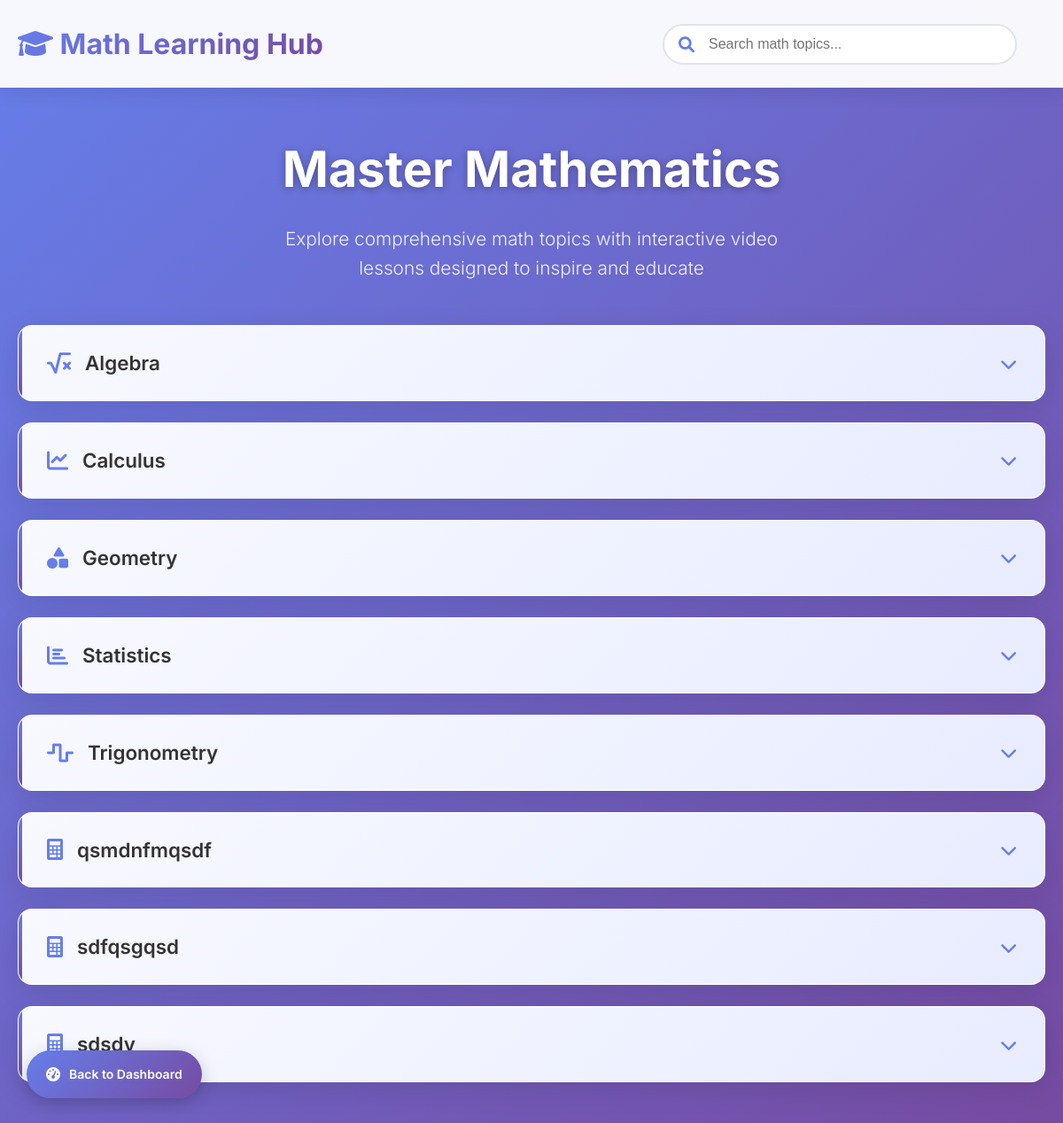
Screenshot of /math/ (signed in) with the database file from the repository.
### app/models.py (models this page shows, shortened)
class MathCourse(models.Model):
    name_of_course = models.CharField(max_length=200, verbose_name="Course Name")
    name_of_chapter = models.CharField(max_length=200, verbose_name="Chapter Name")
    video_title = models.CharField(max_length=200, verbose_name="Video Title")
    video_url = models.URLField(verbose_name="Video URL")
    video_duration = models.CharField(max_length=10, blank=True, help_text="Format: MM:SS")
    description = models.TextField(blank=True)
    order = models.PositiveIntegerField(default=0, help_text="Order within chapter")
    is_active = models.BooleanField(default=True)
    created_by = models.ForeignKey(CustomUser, on_delete=models.CASCADE, limit_choices_to={'is_teacher': True})
    created_at = models.DateTimeField(auto_now_add=True)
    updated_at = models.DateTimeField(auto_now=True)
    class Meta:
        ordering = ['name_of_course', 'name_of_chapter', 'order']
        verbose_name = "Math Course Video"
        verbose_name_plural = "Math Course Videos"

### app/views.py (the view)
# urls.py: path('math/', views.math, name='math'),
@login_required(login_url='login')
def math(request):
    if not request.user.can_access_math:
        messages.error(request, 'You do not have access to Math courses. Please contact your teacher.')
        return redirect('subject_unavailable', subject_name='Math')
    math_videos = MathCourse.objects.filter(is_active=True).order_by('name_of_course', 'name_of_chapter', 'order')
    organized_videos = {}
    for video in math_videos:
        course_name = video.name_of_course
        chapter_name = video.name_of_chapter
        if course_name not in organized_videos:
            organized_videos[course_name] = {}
        if chapter_name not in organized_videos[course_name]:
            organized_videos[course_name][chapter_name] = []
        organized_videos[course_name][chapter_name].append(video)
    context = {
        'organized_videos': organized_videos,
        'subject': 'Mathematics'
    }
    return render(request, 'math.html', context)

### app/templates/math.html (shortened to what this page needs)
<!DOCTYPE html>
<html lang="en">
<head>
    <link href="https://cdnjs.cloudflare.com/ajax/libs/font-awesome/6.0.0/css/all.min.css" rel="stylesheet">
</head>
<body>
    <header class="header">
        <div class="container">
            <div class="header-content">
                <div class="logo">
                    <i class="fas fa-graduation-cap"></i> Math Learning Hub
                </div>
                <div class="search-container">
                    <i class="fas fa-search search-icon"></i>
                    <input type="text" class="search-box" placeholder="Search math topics..." id="searchInput">
                </div>
            </div>
        </div>
    </header>
    <main class="main-content">
        <div class="container">
            <section class="hero-section">
                <h1 class="hero-title">Master Mathematics</h1>
                <p class="hero-subtitle">Explore comprehensive math topics with interactive video lessons designed to inspire and educate</p>
            </section>
            <section class="topics-grid" id="topicsGrid">
                {% if organized_videos %}
                    {% for course_name, chapters in organized_videos.items %}
                    <div class="topic-card fade-in" data-topic="{{ course_name|lower }}">
                        <div class="topic-header">
                            <div class="topic-title">
                                {% if 'algebra' in course_name|lower %}
                                    <i class="fas fa-square-root-alt topic-icon"></i>
                                {% elif 'calculus' in course_name|lower %}
                                    <i class="fas fa-chart-line topic-icon"></i>
                                {% elif 'geometry' in course_name|lower %}
                                    <i class="fas fa-shapes topic-icon"></i>
                                {% elif 'trigonometry' in course_name|lower %}
                                    <i class="fas fa-wave-square topic-icon"></i>
                                {% elif 'statistics' in course_name|lower %}
                                    <i class="fas fa-chart-bar topic-icon"></i>
                                {% else %}
                                    <i class="fas fa-calculator topic-icon"></i>
                                {% endif %}
                                {{ course_name }}
                            </div>
                            <i class="fas fa-chevron-down expand-icon"></i>
                        </div>
                    </div>
                    {% endfor %}
                {% else %}
                <div class="empty-state">
                    <i class="fas fa-video"></i>
                    <h3>No Math Courses Available</h3>
                    <p>Math courses haven't been added yet. Check back later or contact your teacher.</p>
                </div>
                {% endif %}
            </section>
        </div>
    </main>
    <a href="{% url 'dashboard' %}" class="back-dashboard-btn">
        <i class="fas fa-tachometer-alt"></i>
        Back to Dashboard
    </a>
</body>
</html>

### app/templates/math.html (style rules this page uses)
* { margin: 0; padding: 0; box-sizing: border-box; }
body { font-family: 'Inter', sans-serif; background: linear-gradient(135deg, #667eea 0%, #764ba2 100%); min-height: 100vh; color: #333; line-height: 1.6; }
.container { max-width: 1200px; margin: 0 auto; padding: 0 20px; }
.header { background: rgba(255, 255, 255, 0.95); backdrop-filter: blur(10px); box-shadow: 0 4px 20px rgba(0, 0, 0, 0.1); position: sticky; top: 0; z-index: 100; transition: all 0.3s ease; }
.header-content { display: flex; justify-content: space-between; align-items: center; padding: 1.5rem 0; }
.logo { font-size: 2rem; font-weight: 700; background: linear-gradient(135deg, #667eea, #764ba2); -webkit-background-clip: text; -webkit-text-fill-color: transparent; background-clip: text; }
.search-container { position: relative; flex: 1; max-width: 400px; margin: 0 2rem; }
.search-box { width: 100%; padding: 12px 20px 12px 50px; border: 2px solid #e1e5e9; border-radius: 25px; font-size: 16px; transition: all 0.3s ease; background: white; }
.search-icon { position: absolute; left: 18px; top: 50%; transform: translateY(-50%); color: #667eea; font-size: 18px; }
.main-content { padding: 3rem 0; }
.hero-section { text-align: center; margin-bottom: 3rem; color: white; }
.hero-title { font-size: 3.5rem; font-weight: 700; margin-bottom: 1rem; text-shadow: 0 2px 10px rgba(0, 0, 0, 0.3); }
.hero-subtitle { font-size: 1.3rem; font-weight: 300; opacity: 0.9; max-width: 600px; margin: 0 auto; }
.topics-grid { display: grid; gap: 1.5rem; margin-top: 2rem; }
.topic-card { background: white; border-radius: 16px; box-shadow: 0 8px 32px rgba(0, 0, 0, 0.1); overflow: hidden; transition: all 0.3s ease; border: 1px solid rgba(255, 255, 255, 0.2); }
.topic-header { padding: 1.5rem 2rem; cursor: pointer; display: flex; justify-content: space-between; align-items: center; background: linear-gradient(135deg, #f8f9ff, #e8ecff); transition: all 0.3s ease; position: relative; overflow: hidden; }
.topic-header::before { content: ''; position: absolute; top: 0; left: 0; width: 4px; height: 100%; background: linear-gradient(135deg, #667eea, #764ba2); transition: width 0.3s ease; }
.topic-title { font-size: 1.4rem; font-weight: 600; display: flex; align-items: center; gap: 1rem; }
.topic-icon { font-size: 1.5rem; color: #667eea; transition: all 0.3s ease; }
.expand-icon { font-size: 1.2rem; transition: transform 0.3s ease; color: #667eea; }
.back-dashboard-btn { position: fixed; bottom: 30px; left: 30px; background: linear-gradient(135deg, #667eea 0%, #764ba2 100%); color: white; border: none; padding: 16px 22px; border-radius: 50px; cursor: pointer; font-size: 14px; font-weight: 600; display: flex; align-items: center; gap: 10px; transition: all 0.3s ease; box-shadow: 0 5px 20px rgba(0, 0, 0, 0.2); z-index: 1000; text-decoration: none; }
.back-dashboard-btn i { font-size: 16px; }
.fade-in { animation: fadeIn 0.6s ease-out; }

### rows the page displays
MathCourse: organized_videos "Algebra"
MathCourse: organized_videos "Calculus"
MathCourse: organized_videos "Geometry"
MathCourse: organized_videos "Statistics"
MathCourse: organized_videos "Trigonometry"
MathCourse: organized_videos "qsmdnfmqsdf"
MathCourse: organized_videos "sdfqsgqsd"
MathCourse: organized_videos "sdsdv"
